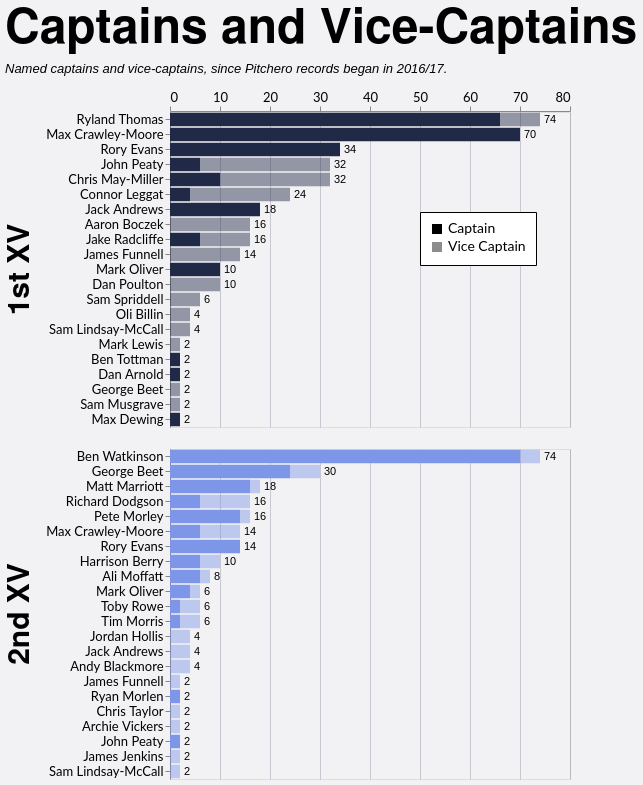

Specify this chart in Vega-Lite:
### Vega-Lite specification from a JSON file in a GitHub repository (floating-point values rounded to 4 significant figures; data arrays with more than 128 entries replaced by an {"elided": "..."} marker saying what was removed)
{"config": {"axis": {"labelFont": "Lato, sans-serif", "titleFont": "PT Sans Narrow, Helvetica Neue, Helvetica, Arial, sans-serif", "labelFontSize": 13, "titleFontSize": 24, "gridColor": "#202947", "gridOpacity": 0.2}, "header": {"labelFont": "PT Sans Narrow, Helvetica Neue, Helvetica, Arial, sans-serif", "titleFont": "PT Sans Narrow, Helvetica Neue, Helvetica, Arial, sans-serif", "labelFontSize": 24, "titleFontSize": 28, "labelFontWeight": "bold", "orient": "left"}, "legend": {"labelFont": "Lato, sans-serif", "titleFont": "PT Sans Narrow, Helvetica Neue, Helvetica, Arial, sans-serif", "labelFontSize": 14, "titleFontSize": 16, "titlePadding": 5, "fillColor": "white", "strokeColor": "black", "padding": 10, "titleFontWeight": "lighter", "titleFontStyle": "italic", "titleColor": "gray", "offset": 10}, "title": {"font": "PT Sans Narrow, Helvetica Neue, Helvetica, Arial, sans-serif", "fontSize": 48, "fontWeight": "bold", "anchor": "start", "align": "center", "titlePadding": 20, "subtitlePadding": 10, "subtitleFontSize": 13, "subtitleColor": "", "subtitleFontStyle": "italic", "offset": 15, "color": "black"}, "axisX": {"labelAngle": 0}, "facet": {"title": null, "header": null, "align": {"row": "each", "column": "each"}}, "resolve": {"scale": {"y": "independent", "facet": "independent"}}, "background": "#f2f1f4"}, "data": {"name": "data-d0691fd99ef8abc242a1b68e01912894"}, "facet": {"row": {"field": "squad", "header": {"labelExpr": "datum.value + ' XV'", "labelFontSize": 30, "title": null}, "sort": ["1st", "2nd"], "title": null, "type": "nominal"}}, "spec": {"layer": [{"mark": {"type": "bar"}, "encoding": {"color": {"field": "squad", "legend": null, "scale": {"domain": ["1st", "2nd"], "range": ["#202946", "#7d96e8"]}, "sort": ["1st", "2nd"], "type": "nominal"}, "opacity": {"field": "role", "legend": {"legendX": 250, "legendY": 100, "orient": "none", "title": null}, "scale": {"domain": ["Captain", "Vice Captain"], "range": [1.0, 0.45]}, "sort": ["Captain", "Vice Captain"], "type": "nominal"}, "order": {"field": "stack_order", "sort": "ascending", "type": "quantitative"}, "tooltip": [{"field": "player", "title": "Player", "type": "nominal"}, {"field": "squad", "title": "Squad", "type": "nominal"}, {"field": "role", "title": "Role", "type": "nominal"}, {"field": "games_agg", "title": "Games", "type": "quantitative"}], "x": {"axis": {"orient": "top", "title": null}, "field": "x0", "type": "quantitative"}, "x2": {"field": "x2"}, "y": {"field": "player", "sort": {"field": "sort_total", "order": "descending"}, "title": null, "type": "nominal"}}, "transform": [{"aggregate": [{"op": "sum", "field": "games", "as": "games_agg"}, {"op": "max", "field": "sort_total", "as": "sort_total"}], "groupby": ["player", "squad", "role", "stack_order"]}, {"window": [{"op": "sum", "field": "games_agg", "as": "x2"}], "frame": [null, 0], "groupby": ["player", "squad"], "sort": [{"field": "stack_order", "order": "ascending"}]}, {"calculate": "datum.x2 - datum.games_agg", "as": "x0"}]}, {"mark": {"type": "text", "align": "left", "baseline": "middle", "color": "black", "dx": 4, "fontSize": 11}, "encoding": {"text": {"field": "total_games", "format": ".0f", "type": "quantitative"}, "x": {"axis": {"orient": "top", "title": null}, "field": "total_games", "type": "quantitative"}, "y": {"field": "player", "sort": {"field": "sort_total", "order": "descending"}, "title": null, "type": "nominal"}}, "transform": [{"aggregate": [{"op": "sum", "field": "games", "as": "total_games"}, {"op": "max", "field": "sort_total", "as": "sort_total"}], "groupby": ["player", "squad"]}]}], "height": {"step": 15}, "width": 400}, "resolve": {"scale": {"y": "independent"}}, "title": {"text": "Captains and Vice-Captains", "subtitle": "Named captains and vice-captains, since Pitchero records began in 2016/17."}, "$schema": "https://vega.github.io/schema/vega-lite/v5.20.1.json", "datasets": {"data-d0691fd99ef8abc242a1b68e01912894": {"elided": "174 records"}}}
